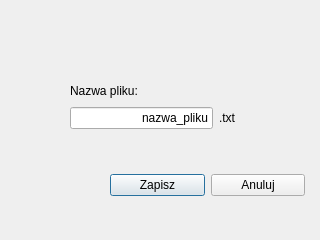
<?xml version="1.0" encoding="UTF-8"?>
<ui version="4.0">
 <class>SaveDialog</class>
 <widget class="QDialog" name="SaveDialog">
  <property name="windowModality">
   <enum>Qt::WindowModal</enum>
  </property>
  <property name="geometry">
   <rect>
    <x>0</x>
    <y>0</y>
    <width>320</width>
    <height>240</height>
   </rect>
  </property>
  <property name="sizePolicy">
   <sizepolicy hsizetype="Fixed" vsizetype="Fixed">
    <horstretch>0</horstretch>
    <verstretch>0</verstretch>
   </sizepolicy>
  </property>
  <property name="minimumSize">
   <size>
    <width>320</width>
    <height>240</height>
   </size>
  </property>
  <property name="maximumSize">
   <size>
    <width>320</width>
    <height>240</height>
   </size>
  </property>
  <property name="windowTitle">
   <string>Zapisz trajektorie</string>
  </property>
  <property name="windowIcon">
   <iconset>
    <normaloff>ikona2.png</normaloff>ikona2.png</iconset>
  </property>
  <property name="statusTip">
   <string extracomment="co to"/>
  </property>
  <property name="whatsThis">
   <string>&lt;html&gt;&lt;head/&gt;&lt;body&gt;&lt;p&gt;Okno zapisu aplikacji &lt;span style=&quot; font-style:italic;&quot;&gt;Trajektoria balistyczna.&lt;/span&gt;&lt;/p&gt;&lt;p&gt;W polu tekstowym należy wpisać pożądaną przez&lt;/p&gt;&lt;p&gt;użytkownika nazwę. Do nazwy automatycznie zostanie&lt;/p&gt;&lt;p&gt;dodane rozszerzenie pliku.&lt;/p&gt;&lt;/body&gt;&lt;/html&gt;</string>
  </property>
  <widget class="QWidget" name="layoutWidget">
   <property name="geometry">
    <rect>
     <x>110</x>
     <y>170</y>
     <width>195</width>
     <height>30</height>
    </rect>
   </property>
   <layout class="QHBoxLayout" name="horizontalLayout">
    <item>
     <widget class="QPushButton" name="pB_zapisz">
      <property name="text">
       <string>Zapisz</string>
      </property>
     </widget>
    </item>
    <item>
     <widget class="QPushButton" name="pB_anuluj">
      <property name="text">
       <string>Anuluj</string>
      </property>
     </widget>
    </item>
   </layout>
  </widget>
  <widget class="QWidget" name="layoutWidget">
   <property name="geometry">
    <rect>
     <x>70</x>
     <y>80</y>
     <width>166</width>
     <height>49</height>
    </rect>
   </property>
   <layout class="QVBoxLayout" name="verticalLayout">
    <item>
     <widget class="QLabel" name="label">
      <property name="text">
       <string>Nazwa pliku:</string>
      </property>
     </widget>
    </item>
    <item>
     <layout class="QHBoxLayout" name="horizontalLayout_2">
      <item>
       <widget class="QLineEdit" name="lE_nazwa_pliku">
        <property name="text">
         <string>nazwa_pliku</string>
        </property>
        <property name="alignment">
         <set>Qt::AlignRight|Qt::AlignTrailing|Qt::AlignVCenter</set>
        </property>
       </widget>
      </item>
      <item>
       <widget class="QLabel" name="label_2">
        <property name="text">
         <string>.txt</string>
        </property>
       </widget>
      </item>
     </layout>
    </item>
   </layout>
  </widget>
 </widget>
 <resources/>
 <connections/>
</ui>
